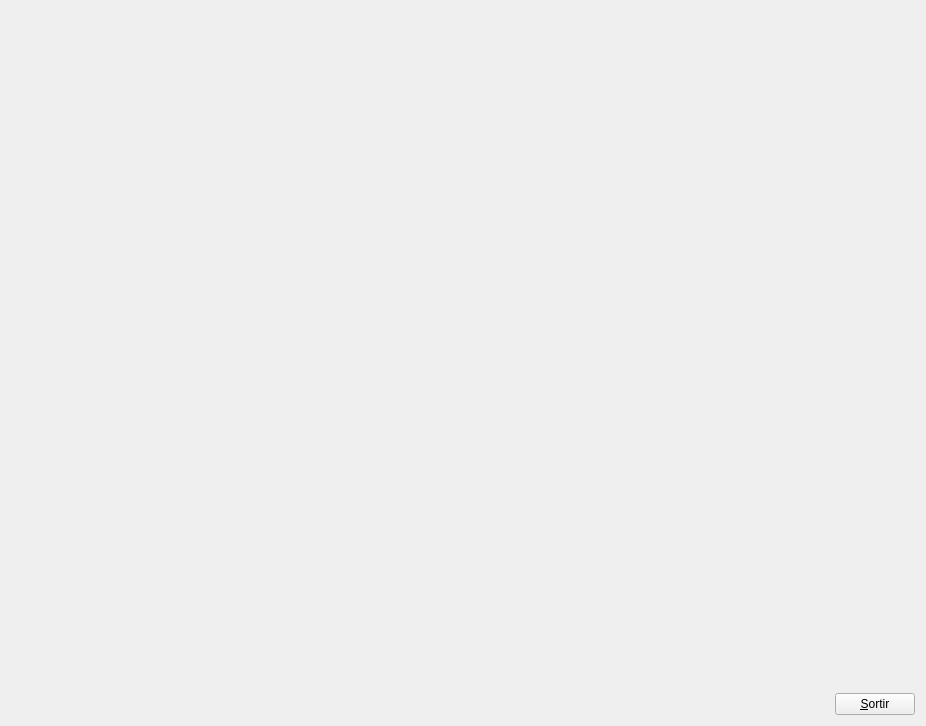
<?xml version="1.0" encoding="UTF-8"?>
<ui version="4.0">
 <class>MyForm</class>
 <widget class="QWidget" name="MyForm">
  <property name="geometry">
   <rect>
    <x>0</x>
    <y>0</y>
    <width>926</width>
    <height>726</height>
   </rect>
  </property>
  <property name="windowTitle">
   <string>IDI-Lab</string>
  </property>
  <layout class="QHBoxLayout" name="horizontalLayout">
   <item>
    <widget class="MyGLWidget" name="widget" native="true">
     <property name="sizePolicy">
      <sizepolicy hsizetype="Expanding" vsizetype="Expanding">
       <horstretch>0</horstretch>
       <verstretch>0</verstretch>
      </sizepolicy>
     </property>
     <property name="minimumSize">
      <size>
       <width>50</width>
       <height>50</height>
      </size>
     </property>
    </widget>
   </item>
   <item>
    <layout class="QVBoxLayout" name="verticalLayout">
     <item>
      <spacer name="verticalSpacer">
       <property name="orientation">
        <enum>Qt::Vertical</enum>
       </property>
       <property name="sizeHint" stdset="0">
        <size>
         <width>20</width>
         <height>40</height>
        </size>
       </property>
      </spacer>
     </item>
     <item>
      <widget class="QPushButton" name="pushButton">
       <property name="sizePolicy">
        <sizepolicy hsizetype="Fixed" vsizetype="Fixed">
         <horstretch>0</horstretch>
         <verstretch>0</verstretch>
        </sizepolicy>
       </property>
       <property name="text">
        <string>&amp;Sortir</string>
       </property>
      </widget>
     </item>
    </layout>
   </item>
  </layout>
 </widget>
 <customwidgets>
  <customwidget>
   <class>MyGLWidget</class>
   <extends>QWidget</extends>
   <header>MyGLWidget.h</header>
   <container>1</container>
   <slots>
    <signal>gameOver(QString)</signal>
    <signal>vidaPerduda(QString)</signal>
    <slot>reset()</slot>
   </slots>
  </customwidget>
 </customwidgets>
 <resources/>
 <connections>
  <connection>
   <sender>pushButton</sender>
   <signal>clicked()</signal>
   <receiver>MyForm</receiver>
   <slot>close()</slot>
   <hints>
    <hint type="sourcelabel">
     <x>897</x>
     <y>715</y>
    </hint>
    <hint type="destinationlabel">
     <x>839</x>
     <y>529</y>
    </hint>
   </hints>
  </connection>
 </connections>
</ui>
